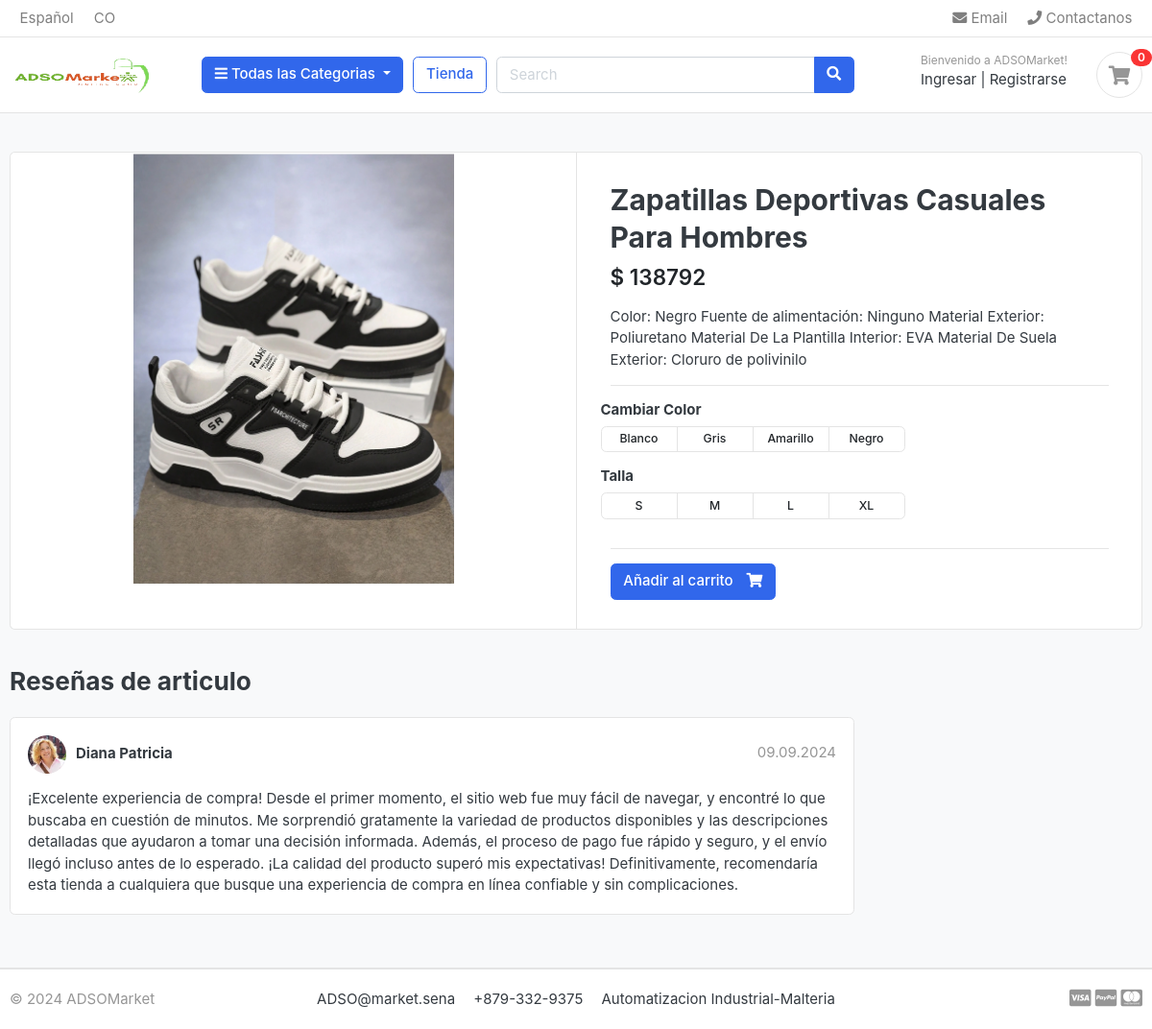
Page /Tienda/Categoria/zapatos/zapatillas-deportivas-casuales-para-hombres/ on the committed database.
### Tienda/models.py (models this page shows, shortened)
class Producto(models.Model):
    producto_nombre      = models.CharField(max_length=200, unique=True)
    slug                 = models.SlugField(max_length=200, unique=True)
    descripcion          = models.TextField(max_length=500, blank=True)
    precio               = models.IntegerField()
    Imagen               = models.ImageField(upload_to='fotos/productos')
    stock                = models.IntegerField()
    esta_disponible      = models.BooleanField(default=True)
    categoria            = models.ForeignKey(Categorias, on_delete=models.CASCADE)
    crear_fecha          = models.DateTimeField(auto_now_add=True)
    modificar_fecha      = models.DateTimeField(auto_now=True)

### Tienda/views.py (the view)
# urls.py: path("Categoria/<slug:categoria_slug>/<slug:producto_slug>/", views.producto_detalles, name="producto_detalles"),
def producto_detalles(request, categoria_slug, producto_slug):
    try:
        producto_individual= Producto.objects.get(categoria__slug=categoria_slug , slug=producto_slug)
        en_carrito = carritoItem.objects.filter(carrito__id_carrito=_id_carrito(request), producto=producto_individual).exists()
    except Exception as e:
        raise e
    context ={
        'producto_individual': producto_individual,
        'en_carrito'         : en_carrito,
    }
    return render(request, 'Tienda/producto_detalles.html', context)

### Carrito/context_processors.py (called while the page is built)
def counter(request):
    carrito_contador = 0
    if 'admin' in request.path:
        return{}
    else:
        try:
            carrito = Carrito.objects.filter(id_carrito=_id_carrito(request))
            carrito_items = carritoItem.objects.all().filter(carrito= carrito[:1])
            for carrito_item in carrito_items:
                carrito_contador += carrito_item.cantidad
        except Carrito.DoesNotExist:
            carrito_contador = 0
    return dict(carrito_contador=carrito_contador)

### Carrito/views.py (called while the page is built)
def _id_carrito(request):
    carrito = request.session.session_key
    if not carrito:
        carrito = request.session.create()
    return carrito

### Categorias/context_processors.py (called while the page is built)
def menu_links(request):
    links = Categorias.objects.all()
    return dict(links=links)

### Categorias/models.py (called while the page is built)
    def get_url(self):
        return reverse('productos_by_categoria', args=[self.slug])

### templates/Tienda/producto_detalles.html
{% extends 'base.html' %}
{% load static %}
{% block content %}
<section class="section-content padding-y bg">
<div class="container">
<div class="card">
    <div class="row no-gutters">
        <aside class="col-md-6">
<article class="gallery-wrap">
    <div class="img-big-wrap">
        <a href="#"><img src="{{ producto_individual.Imagen.url }}"></a>
    </div>
</article>
        </aside>
        <main class="col-md-6 border-left">
<article class ="content-body">
<h2 class='title'>{{ producto_individual.producto_nombre }}</h2>
<div class="mb-3">
    <var class="price h4">$ {{ producto_individual.precio }}</var>
</div>
<p> {{ producto_individual.descripcion }} </p>
<hr>
    <div class="row">
        <div class="item-option-select">
            <h6>Cambiar Color</h6>
            <div class="btn-group btn-group-sm btn-group-toggle" data-toggle="buttons">
                <label class="btn btn-light">
                    <input type="radio" name="radio_color"> Blanco
                </label>
                <label class="btn btn-light">
                    <input type="radio" name="radio_color"> Gris
                </label>
                <label class="btn btn-light">
                    <input type="radio" name="radio_color"> Amarillo
                </label>
                <label class="btn btn-light">
                    <input type="radio" name="radio_color"> Negro
                </label>
            </div>
        </div>
    </div>
    <div class="row">
        <div class="item-option-select">
            <h6>Talla </h6>
            <div class="btn-group btn-group-sm btn-group-toggle" data-toggle="buttons">
                <label class="btn btn-light">
                    <input type="radio" name="radio_color"> S
                </label>
                <label class="btn btn-light">
                    <input type="radio" name="radio_color"> M
                </label>
                <label class="btn btn-light">
                    <input type="radio" name="radio_color"> L
                </label>
                <label class="btn btn-light">
                    <input type="radio" name="radio_color"> XL
                </label>
            </div>
        </div>
    </div>
    <hr>
    {% if producto_individual.stock <= 0 %}
        <h5 class = "text-danger"> Agotado </h5>
        {% else %}
            {% if en_carrito %}
                <a href="#" class="btn  btn-success"> <span class="text">Ya Esta En El Carrito</span> <i class="fas fa-check"></i>  </a>
                <a href="{% url 'carrito' %}" class="btn  btn-outline-primary"> <span class="text">Ver Tu Carrito</span> <i class="fas fa-eye"></i>  </a>
            {% else %}
                <a href="{% url 'agregar_carrito' producto_individual.id %}" class="btn  btn-primary"> <span class="text">Añadir al carrito</span> <i class="fas fa-shopping-cart"></i>  </a>
            {% endif %}
        {% endif %}
</article>
        </main>
    </div>
</div>
    <br>
    <div class="row">
                <div class="col-md-9">
        <header class="section-heading">
            <h3>Reseñas de articulo </h3>
        </header>
        <article class="box mb-3">
            <div class="icontext w-100">
                <img src="{% static './images/avatars/avatar1.jpg' %}" class="img-xs icon rounded-circle">
                <div class="text">
                    <span class="date text-muted float-md-right">09.09.2024 </span>
                    <h6 class="mb-1">Diana Patricia </h6>
                </div>
            </div>
            <div class="mt-3">
                <p>
                    ¡Excelente experiencia de compra! Desde el primer momento, el sitio web fue muy fácil de navegar, y encontré lo que buscaba en cuestión de minutos.
                    Me sorprendió gratamente la variedad de productos disponibles y las descripciones detalladas que ayudaron a tomar una decisión informada. Además,
                    el proceso de pago fue rápido y seguro, y el envío llegó incluso antes de lo esperado. ¡La calidad del producto superó mis expectativas!
                    Definitivamente, recomendaría esta tienda a cualquiera que busque una experiencia de compra en línea confiable y sin complicaciones.
                </p>
            </div>
        </article>
        </div>
    </div>
    </div>
    </section>
{% endblock %}

### static/css/ui.css (style rules this page uses)
html { font-family: "Inter", sans-serif; font-size: 15px; }
.content-body { flex: 1 1 auto; padding: 2rem 2.3rem; }
.img-xs, .img-sm, .img-md, .img-lg { -o-object-fit: cover; object-fit: cover; flex-shrink: 0; flex-grow: 0; }
.img-xs { width: 40px; height: 40px; }
.padding-y { padding-top: 40px; padding-bottom: 40px; }
var { font-style: normal; }
article:after, .form-group:after { display: block; clear: both; content: ""; }
.bg { background-color: #f8f9fa; }
.section-heading { margin-bottom: 20px; margin-top: 15px; }
p:last-child { margin-bottom: 0; }
.btn-light { background-color: #fff; border-color: #e4e4e4; }
.btn .text + i { margin-left: 10px; }
.icontext { display: inline-flex; align-items: center; vertical-align: middle; }
.icontext .text { width: 100%; line-height: 1.2; }
.icontext .icon { position: relative; margin-right: 10px; flex-shrink: 0; flex-grow: 0; }
.price { font-weight: 600; color: #212529; }
.box { padding: 18px; background: #fff; border-radius: 0.37rem; border: 1px solid #e4e4e4; }
.box img { max-width: 100%; }
.gallery-wrap .img-big-wrap { margin-bottom: 10px; border-radius: 0.37rem; overflow: hidden; background-color: #fff; }
.gallery-wrap .img-big-wrap a { text-align: center; display: block; }
.gallery-wrap .img-big-wrap img { height: 450px; width: auto; display: inline-block; }
.item-option-select { margin-bottom: 1rem; display: inline-block; margin-right: 15px; }
.item-option-select .btn { min-width: 80px; }

### rows in the picture
Producto: Imagen (picture), producto_nombre "Zapatillas Deportivas Casuales Para Hombres", precio "138792", descripcion "Color: Negro Fuente de alimentación: Ninguno Material Exterior: Poliuretano Material De La Plantilla Interior: EVA Material De Suela Exterior: Cloruro de polivinilo"

### other values in the picture
{{ carrito_contador }} "0"
